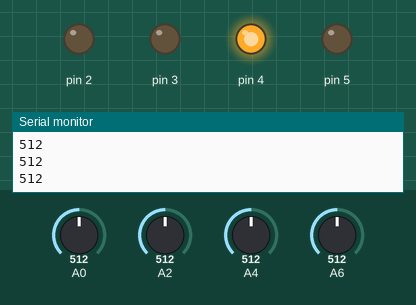
Simulated run of this sketch. Board: Arduino Uno, built with avr-gcc and run on an emulated ATmega328P. Shown: output pins drawn as LEDs (lit = HIGH), the last lines printed to the serial monitor. Dashed ring = blinking. Inputs (shaded band) come from the test bench; at power-on: A0 = 512, A2 = 512, A4 = 512, A6 = 512.

Above: at 1.2 s.
1.3 s: A0 set to 0
At 2.7 s:
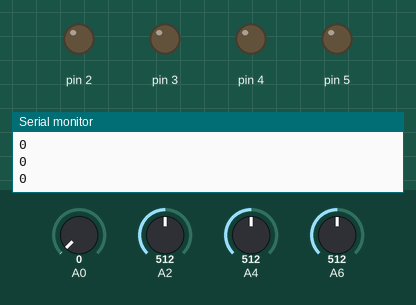
3.0 s: A0 set to 122
At 3.5 s:
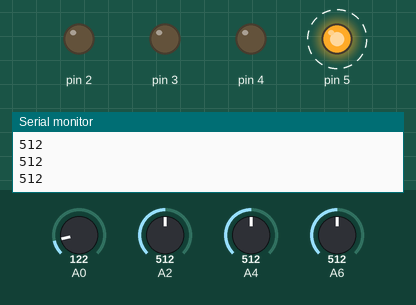
6.0 s: A0 set to 900
At 6.7 s:
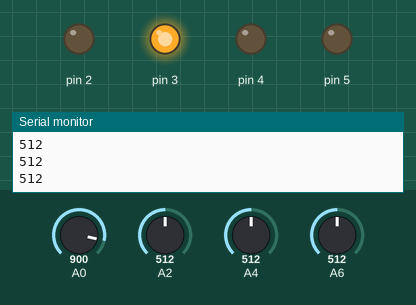
7.5 s: A0 set to 856
Timing chart, 0 to 11.5 s (numbered marks = the images above; inputs shaded):
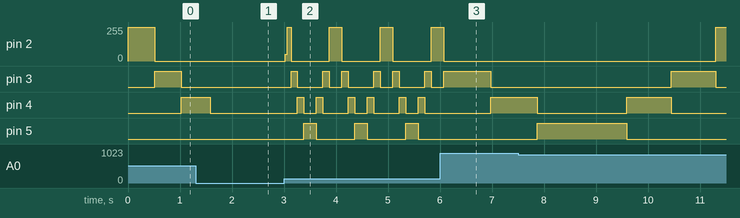

Measured:
- after the input at 1.3 s, pin 5: stays LOW (without the input it goes to HIGH after 0.24 s)
- after the input at 3.0 s, pin 2: 0/255 → 49/255 at once, then repeats every 0.98 s: 0/255 0.73 s, 255/255 0.24 s; pin 3: LOW → HIGH after 0.14 s, then repeats every 0.98 s: LOW 0.49 s, HIGH 0.12 s, LOW 0.25 s, HIGH 0.12 s
- after the input at 6.0 s, pin 2: goes on until 6.1 s, then stays 0/255; pin 5: stays LOW (without the input it goes to HIGH after 0.32 s)

The sketch:

led_swipe_w__podentianiter.ino
```cpp
int rtol[]={2, 3, 4, 5};
int ltor[]={5, 4, 3, 2};
int count;
int potval=analogRead(A0);


void setup() {
  // put your setup code here, to run once:
pinMode(2, 1);
pinMode(3, 1);
pinMode(4, 1);
pinMode(5, 1);
pinMode(A0, 0);
Serial.begin(9600);
}

void loop() {
  Serial.println(analogRead(potval));
  potval= analogRead(A0);


  for(count=2; count <= 5; count++){
    digitalWrite(count, 1);
    delay(potval);
    digitalWrite(count, 0);
    potval= analogRead(A0);
    Serial.println(analogRead(potval));


  }
 for(count=5; count >= 2; count--){
   digitalWrite(count, 1);
   delay(potval);
   digitalWrite(count, 0);
   potval= analogRead(A0);
   Serial.println(analogRead(potval));
 }

 }
```
